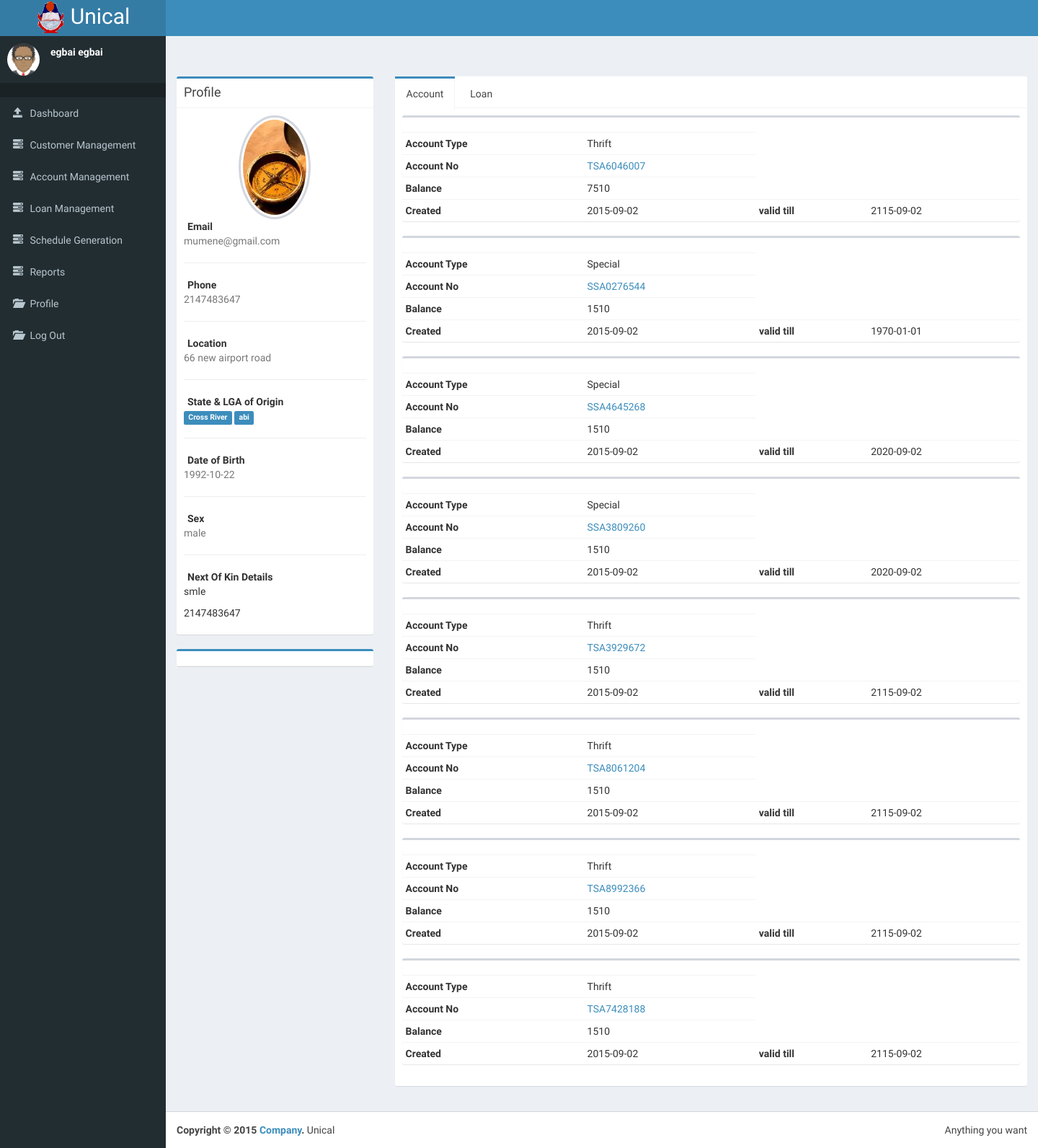
The app's page /teller/index.php?page=../profile_search&id=5 (signed in), older data.
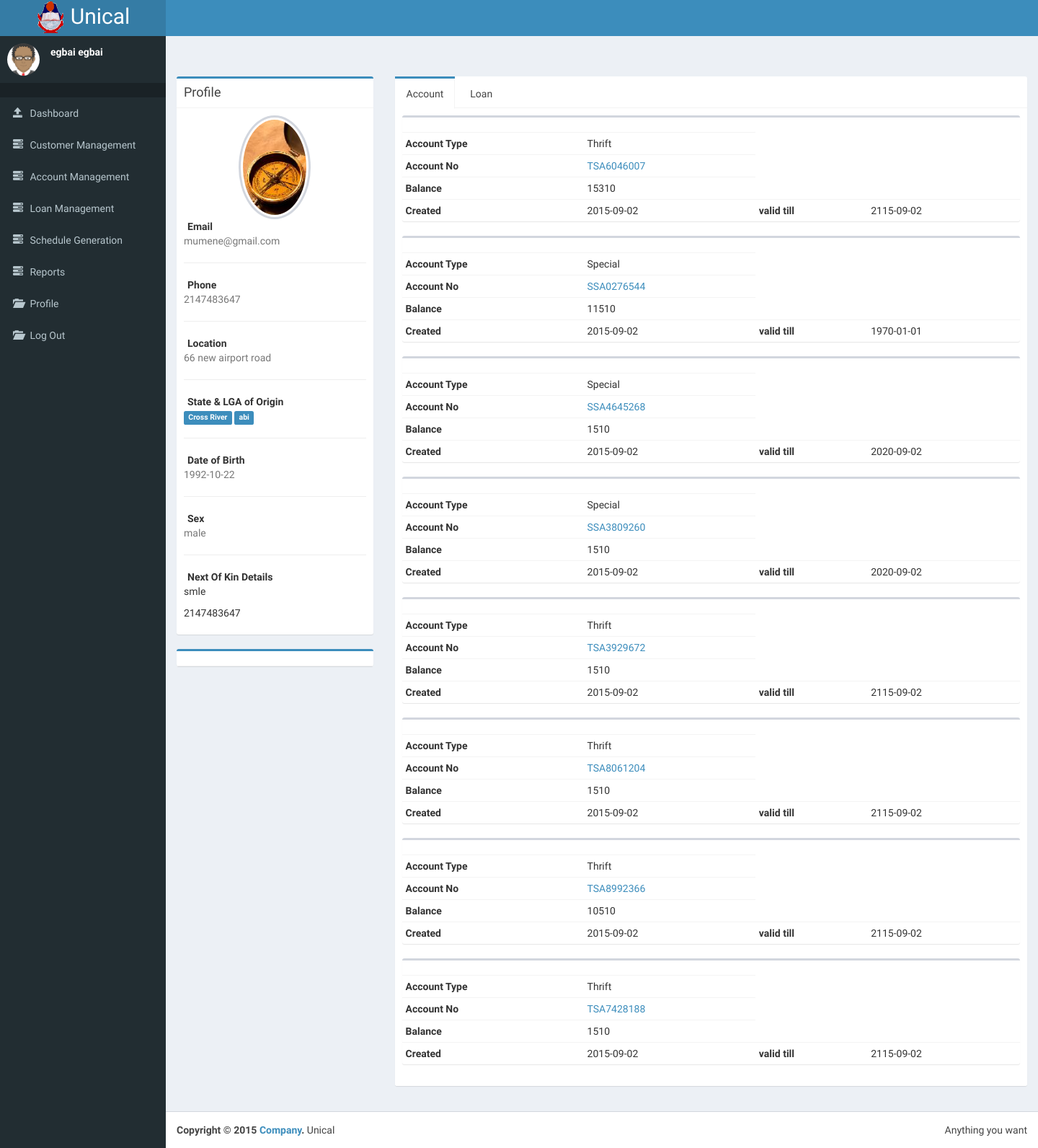
The same page, newer data.
### tables this page shows
CREATE TABLE IF NOT EXISTS `account` (
`id` int(11) NOT NULL,
  `emp_id` varchar(124) NOT NULL,
  `balance` float NOT NULL,
  `acct_type` int(14) NOT NULL,
  `d_opened` date NOT NULL,
  `duration` date NOT NULL,
  `acct_no` varchar(124) NOT NULL,
  `save_amt` float NOT NULL,
  `acct_name` varchar(124) NOT NULL,
  `amt_todate` float DEFAULT NULL,
  `department` int(11) NOT NULL
);

### conf/db_connect.php (called while the page is built, shortened)
<?php
function query($string){
$rs = mysql_query($string) or die(mysql_error());
return $rs;
}
?>

### profile_search.php (the view, shortened to what the changed rows need)
<div class="row">
  <div class="col-md-9">
    <div class="nav-tabs-custom">
      <div class="tab-content">
        <div class="active tab-pane" id="account">
          <?php
          $id = $_GET['id'];
          $result = query("SELECT * FROM account WHERE emp_id='$id'");
          if(mysql_num_rows($result) < 1){
          echo "<h2>Account information unavailable</h2>";
          }
          else{
          while ($row = mysql_fetch_array($result)) {
          $type = $row['acct_type'];
            $acct_type = "Special";
          if($type == 1){
            $acct_type = "Thrift";
          }
          $acct_no = $row['acct_no'];
          $balance = $row['balance'];
          $d_opened = $row['d_opened'];
          $duration = $row['duration'];
          ?>
          <div class="box">
            <div class="box-header">
            </div>
            <div class="box-body no-padding">
            <table class="table table-condensed">
                <tr>
                  <th>Account Type</th>
                  <td><?php echo $acct_type;?></td>
                </tr>
                <tr>
                  <th>Account No</th>
                  <td><a href="index.php?page=../dep_witd&id=<?php echo $acct_no; ?>"><?php echo $acct_no; ?></a></td>
                 </tr>
                <tr>
                  <th>Balance</th>
                  <td><?php echo $balance; ?></td>
                </tr>
                <tr>
                  <th>Created</th>
                  <td>
                    <?php echo $d_opened; ?>
                  </td>
                  <th>valid till</th>
                  <td>
                    <?php echo $duration; ?>
                  </td>
                </tr>
              </table>
            </div>
          </div>
          <?php
          }
          }
           ?>
        </div>
      </div>
    </div>
  </div>
</div>

Row changes from the older to the newer data that the page shows:
changed account "TSA6046007": balance "7510" → "15310"
changed account "SSA0276544": balance "1510" → "11510"
changed account "TSA8992366": balance "1510" → "10510"
